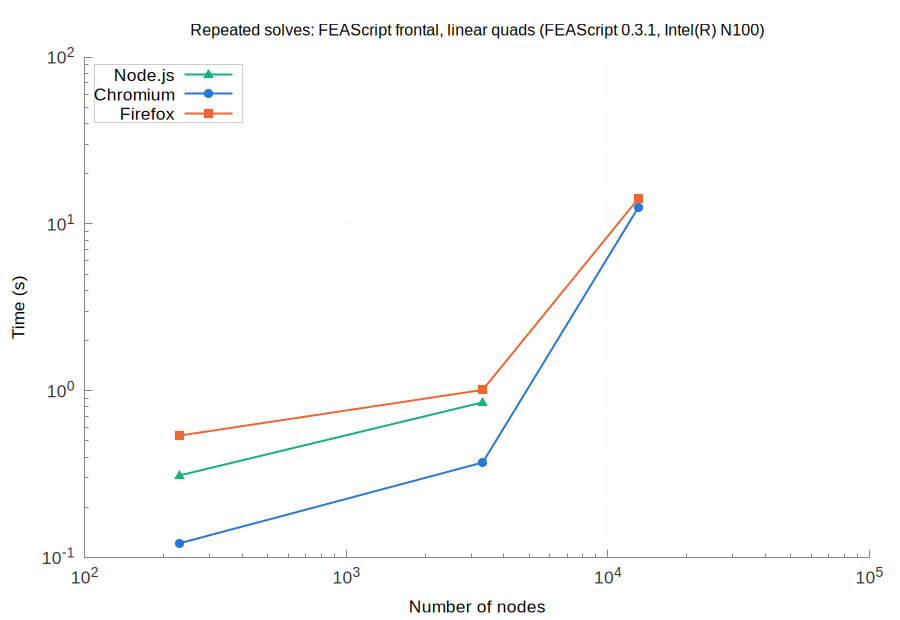

Here is the gnuplot script that generated this plot:
set terminal pngcairo size 900,620 font 'Arial,13'
set border 3 lc rgb '#888888'; set tics nomirror tc rgb '#333333'
set grid lc rgb '#e6e6e6' lw 1; set key top left box lc rgb '#cccccc' opaque
set logscale xy; set format y '10^{%L}'; set format x '10^{%L}'
set output 'browsers_FEAScript_frontal_linear_quads_repeated.png'
set title 'Repeated solves: FEAScript frontal, linear quads (FEAScript 0.3.1, Intel(R) N100)' font 'Arial,12'
set xlabel 'Number of nodes'
set ylabel 'Time (s)'
plot 'browsers_FEAScript_frontal_linear_quads_repeated_node.dat' u 1:2 w lp lw 2 pt 9 ps 1.2 lc rgb '#1baf7a' t 'Node.js', \
     'browsers_FEAScript_frontal_linear_quads_repeated_chromium.dat' u 1:2 w lp lw 2 pt 7 ps 1.2 lc rgb '#2a78d6' t 'Chromium', \
     'browsers_FEAScript_frontal_linear_quads_repeated_firefox.dat' u 1:2 w lp lw 2 pt 5 ps 1.2 lc rgb '#eb6834' t 'Firefox'
